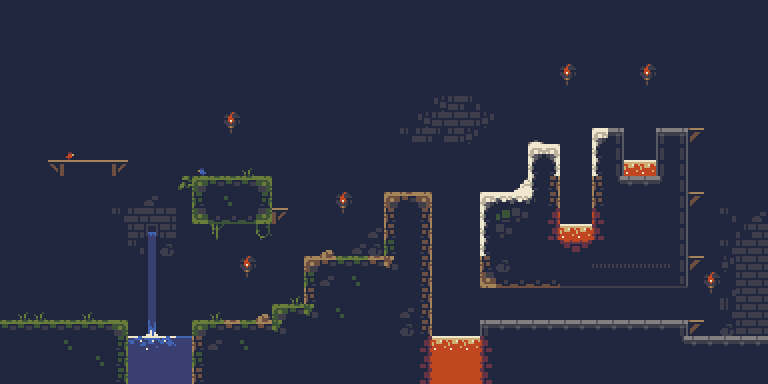

A 2D game scene composited from a Tiled map and its tileset images. What follows is a short description and the map's XML, with every tile layer's data as written:
An orthogonal 48x24 tile map with 16x16 px tiles, 1 tile layer (Tile Layer 1) and 6 objects.

<map version="1.9" tiledversion="1.9.2" orientation="orthogonal" renderorder="right-down" width="48" height="24" tilewidth="16" tileheight="16" infinite="0" nextlayerid="3" nextobjectid="8">
 <tileset firstgid="1" source="main.tsx" />
 <layer id="1" name="Tile Layer 1" width="48" height="24" locked="1">
  <data encoding="csv">
1,1,1,1,1,1,1,1,1,1,1,1,1,1,1,1,1,1,1,1,1,1,1,1,1,1,1,1,1,1,1,1,1,1,1,1,1,1,1,1,1,1,1,1,1,1,1,1,
1,1,1,1,1,1,1,1,1,1,1,1,1,1,1,1,1,1,1,1,1,1,1,1,1,1,1,1,1,1,1,1,1,1,1,1,1,1,1,1,1,1,1,1,1,1,1,1,
1,1,1,1,1,1,1,1,1,1,1,1,1,1,1,1,1,1,1,1,1,1,1,1,1,1,1,1,1,1,1,1,1,1,1,1,1,1,1,1,1,1,1,1,1,1,1,1,
1,1,1,1,1,1,1,1,1,1,1,1,1,1,1,1,1,1,1,1,1,1,1,1,1,1,1,1,1,1,1,1,1,1,1,1,1,1,1,1,1,1,1,1,1,1,1,1,
1,1,1,1,1,1,1,1,1,1,1,1,1,1,1,1,1,1,1,1,1,1,1,1,1,1,1,1,1,1,1,1,1,1,1,46,1,1,1,1,46,1,1,1,1,1,1,1,
1,1,1,1,1,1,1,1,1,1,1,1,1,1,1,1,1,1,1,1,1,1,1,1,1,1,1,1,1,1,1,1,1,1,1,54,1,1,1,1,54,1,1,1,1,1,1,1,
1,1,1,1,1,1,1,1,1,1,1,1,1,1,1,1,1,1,1,1,1,1,1,1,1,1,1,2147483654,4,5,1,1,1,1,1,1,1,1,1,1,1,1,1,1,1,1,1,1,
1,1,1,1,1,1,1,1,1,1,1,1,1,1,46,1,1,1,1,1,1,1,1,1,1,1,2147483654,4,4,4,6,1,1,1,1,1,1,1,1,1,1,1,1,1,1,1,1,1,
1,1,1,1,1,1,1,1,1,1,1,1,1,1,54,1,1,1,1,1,1,1,1,1,1,5,4,5,4,6,1,1,1,70,1,1,1,78,2147483660,1,1,12,2147483660,2147483664,1,1,1,1,
1,1,1,1,2147483688,1,1,1,1,1,1,1,1,1,1,1,1,1,1,1,1,1,1,1,1,1,1,1,1,1,1,1,1,78,2147483726,1,1,72,2147483668,1,1,20,2147483668,1,1,1,1,1,
1,1,1,23,15,15,15,2147483671,1,1,1,1,49,1,1,27,1,1,1,1,1,1,1,1,1,1,1,1,1,1,1,1,1,72,2147483720,1,1,72,2147483668,85,85,20,2147483668,1,1,1,1,1,
1,1,1,1,1,1,1,1,1,1,1,86,9,10,10,10,2147483657,1,1,1,1,1,1,1,1,1,1,1,1,1,1,1,71,72,2147483692,1,1,44,2147483662,13,13,14,2147483668,1,1,1,1,1,
1,1,1,1,1,1,1,1,1,3,1,1,17,1,18,1,2147483665,1,1,1,1,46,1,1,36,37,2147483684,1,1,1,78,79,79,80,2147483692,1,1,44,1,1,1,1,2147483668,2147483664,1,1,1,1,
1,1,1,1,1,1,1,5,4,2147483652,4,1,1073741833,26,26,26,3221225481,2147483671,1,1,1,54,1,1,44,1,2147483692,1,1,1,72,58,7,1,2147483716,1,1,68,1,1,1,1,2147483668,1,1,5,1,3,
1,1,1,1,1,1,1,1,4,65,2147483652,1,1,87,1,1,88,1,1,1,1,1,1,3,44,1,2147483692,1,1,1,72,7,1,1,2147483716,85,85,68,1,1,1,1,2147483668,1,1,1,2147483653,4,
1,1,1,1,1,1,1,1,5,67,2,1,1,1,1,1,1,1,1,1,45,1,3,2,17,1,2147483692,1,1,1,72,1,1,1,1,536870980,2684354628,1,1,1,1,1,2147483668,1,1,5,4,4,
1,1,1,1,1,1,1,1,1,67,1,1,1,1,1,46,1,1,1,36,37,10,10,37,38,1,2147483692,1,1,1,44,2,1,1,1,1,1,60,60,60,60,60,2147483668,2147483664,1,6,4,4,
1,1,1,1,1,1,1,1,1,67,1,1,1,1,1,54,1,1,1,17,3,1,18,1,1,1,2147483692,1,1,1,1073741860,53,53,53,53,29,29,29,29,29,29,29,2147483676,1,46,1,4,4,
1,1,1,1,1,1,1,1,1,67,1,1,1,1,1,1,1,1,27,44,1,1,1,1,1,1,2147483692,1,1,1,1,1,1,1,1,1,1,1,1,1,1,1,1,1,54,1073741829,4,4,
1,27,27,1,1,27,1,1,1,67,1,1,1,27,1,1,45,9,10,11,1,18,1,1,1,3,2147483692,1,1,1,1,1,1,1,1,1,1,1,1,1,1,1,1,1,1,5,4,4,
10,10,10,10,10,10,10,2147483657,1,76,1,1,9,10,37,10,37,11,1,1,1,1,1,1,1,2,2147483692,1,1,1,12,13,13,13,13,13,13,13,13,13,13,13,2147483660,2147483664,1,2,4,4,
1,1,1,1,18,1,1,2147483665,81,82,83,84,44,3,1,18,1,1,1,1,1,1,1,1,1,1,2147483716,85,85,85,68,1,1,1,1,1,1,1,1,1,1,1,2147483662,13,13,13,13,13,
1,1,1,1,1,1,18,2147483665,91,91,91,91,17,1,1,1,1,1,1,1,1,1,1,1,1,1,2147483716,69,69,69,68,1,1,1,1,1,1,1,1,1,1,1,1,1,1,1,1,1,
1,1,1,1,1,1,1,2147483665,91,91,91,91,44,1,1,1,1,1,1,1,1,1,1,1,1,1,2147483716,69,69,69,68,1,1,1,1,1,1,1,1,1,1,1,1,1,1,1,1,1
</data>
 </layer>
 <objectgroup id="2" name="Collision Layer">
  <object id="1" x="0" y="320">
   <polygon points="0,0 0,64 128,64 128,0 0,0" />
  </object>
  <object id="2" x="192" y="384">
   <polygon points="0,0 0,-64 80,-64 80,-80 112,-80 112,-128 192,-128 192,-192 240,-192 240,0 0,0" />
  </object>
  <object id="3" x="480" y="384">
   <polygon points="0,0 0,-64 224,-64 224,-48 288,-48 288,0 0,0" />
  </object>
  <object id="5" x="480" y="288">
   <polygon points="0,0 208,0 208,-16 224,-16 224,-32 208,-32 208,-80 224,-80 224,-96 208,-96 208,-144 224,-144 224,-160 176,-160 176,-112 144,-112 144,-160 112,-160 112,-48 80,-48 80,-144 48,-144 48,-96 0,-96 0,0" />
  </object>
  <object id="6" x="192" y="224">
   <polygon points="0,0 96,0 96,-16 80,-16 80,-48 0,-48 0,0" />
  </object>
  <object id="7" x="48" y="160">
   <polygon points="0,0 0,16 80,16 80,0 0,0" />
  </object>
 </objectgroup>
</map>